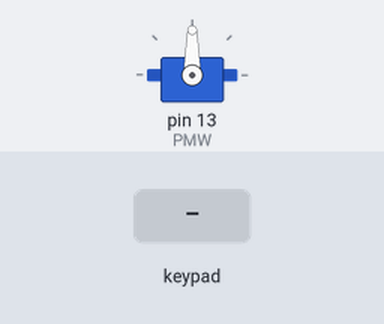
Bench run of a sketch on a simulated Arduino Mega 2560, built with avr-gcc and run on an emulated ATmega2560. Parts: servo. The inputs (shaded band) are chosen by the test bench.

Above: at 1.2 s.
1.3 s: keypad keys 2 2 2 3 2 4 2 5 = pressed 0.4 s apart
At 5.6 s:
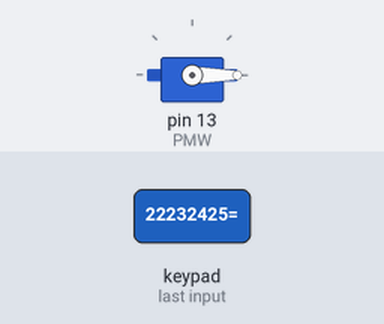
6.4 s: key '=' pressed
At 6.9 s:
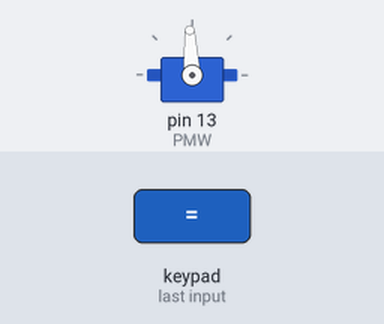
7.9 s: keypad keys 7 + 5 = pressed 0.4 s apart
At 10.3 s:
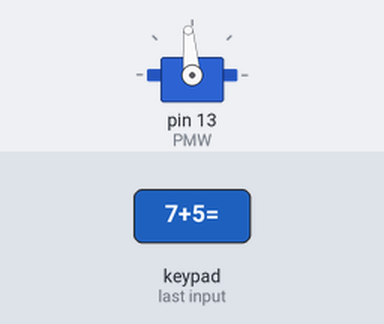
Timing chart, 0 to 11.8 s (numbered marks = the images above; inputs shaded):
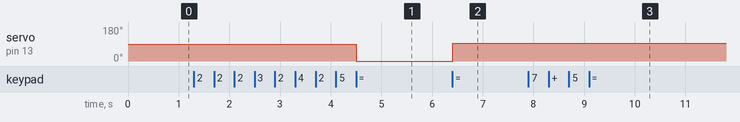

The sketch:

Code2.ino
```cpp
#include <Keypad.h>
#include <Servo.h>

const int PMW = 13;

const byte ROWS = 4;
const byte COLS = 4;

char hexaKeys[ROWS][COLS] =
{
  {'7', '8', '9', '/'},
  {'4', '5', '6', '*'},
  {'1', '2', '3', '-'},
  {'C', '0', '=', '+'}
};

byte rowPins[ROWS] = {22, 23, 24, 25};
byte colPins[COLS] = {26, 27, 28, 29};

Keypad keypad = Keypad(makeKeymap(hexaKeys), rowPins, colPins, ROWS, COLS);
Servo motor;

char key;
int value;
String degree_str = "";
int degree_int;

void setup()
{
  motor.attach(PMW);
  Serial3.begin(9600);
}

void loop()
{
  key = keypad.getKey();
  if (key != NO_KEY)
  {
    if (key == '=')
    {
      degree_int = degree_str.toInt();
      if (degree_int >= 0 && degree_int <= 180)
      {
        value = map(degree_int, 0, 180, 1500, 2000);
      }
      else if (degree_int >= 180 && degree_int <= 360)
      {
        value = map(degree_int - 360, -180, 0, 1000, 1500);
      }
      Serial3.println();
      motor.writeMicroseconds(value);
      degree_str = "";
    }
    else if(key >= '0' || key <= '9')
    {
      degree_str.concat(key);
      Serial3.print(key);
    }
  }
}
```

Measured:
- after the input at 1.3 s, servo on pin 13 (PMW): 90° → 0° after 3.2 s
- after the input at 6.4 s, servo on pin 13 (PMW): 0° → 93° at once
- after the input at 7.9 s, servo on pin 13 (PMW): 93° → 95° after 1.2 s
